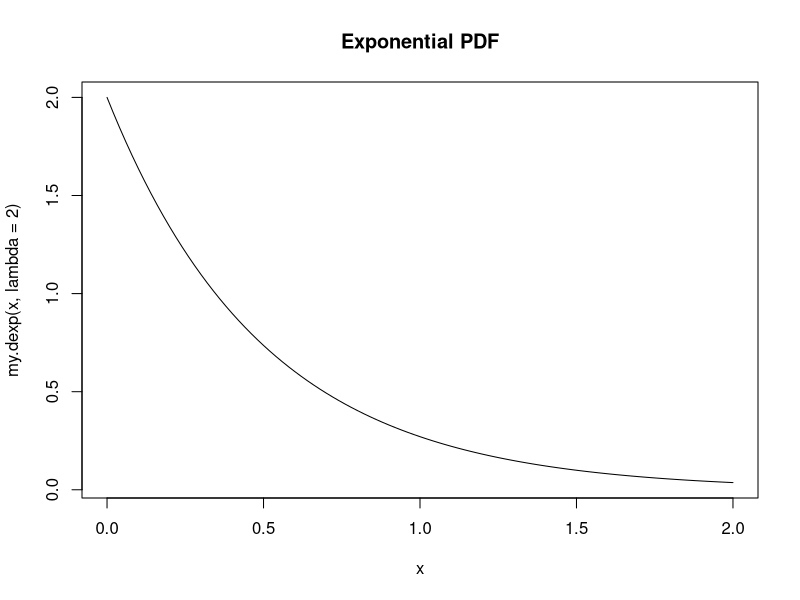
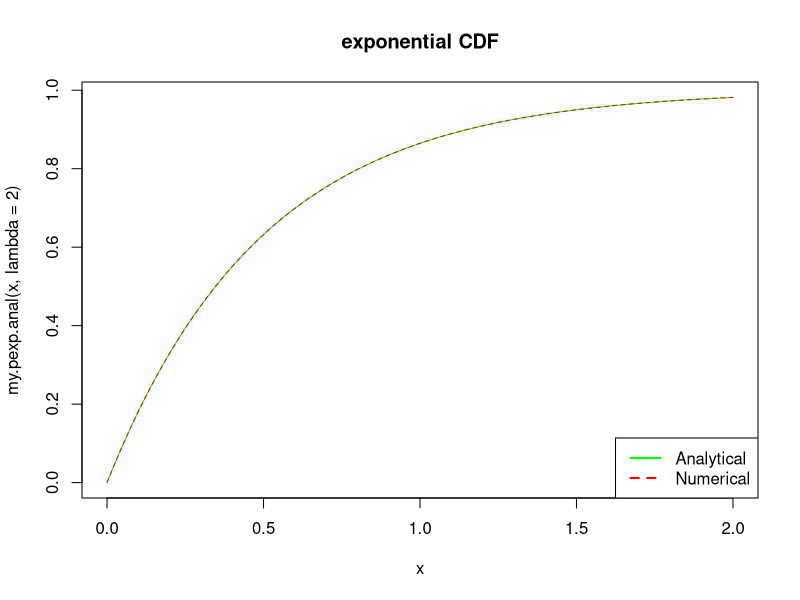
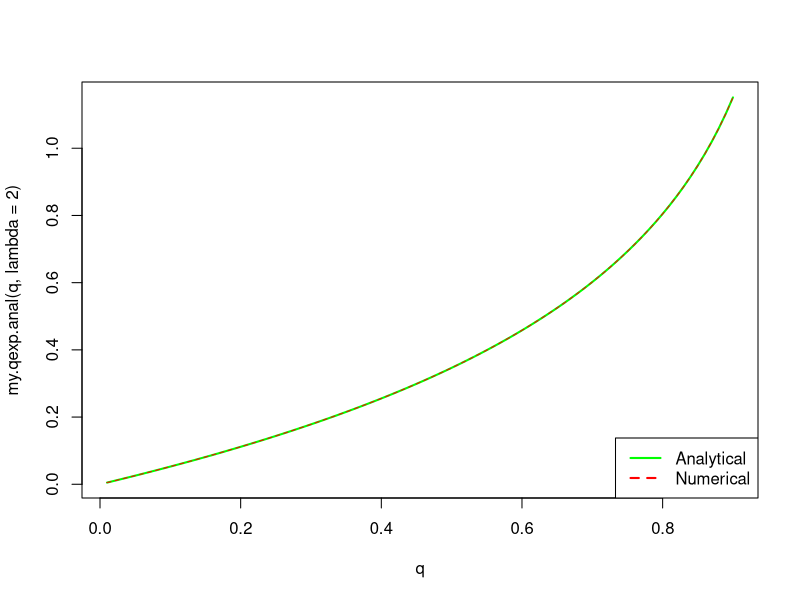
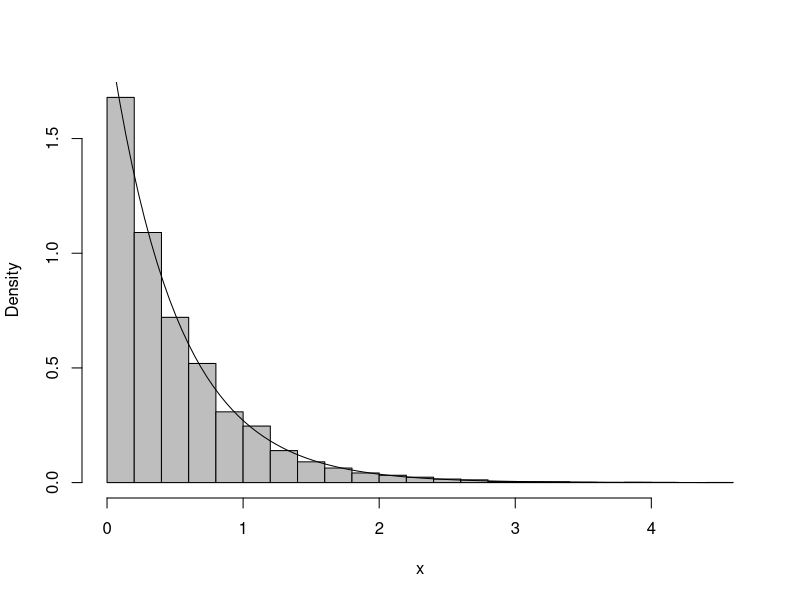
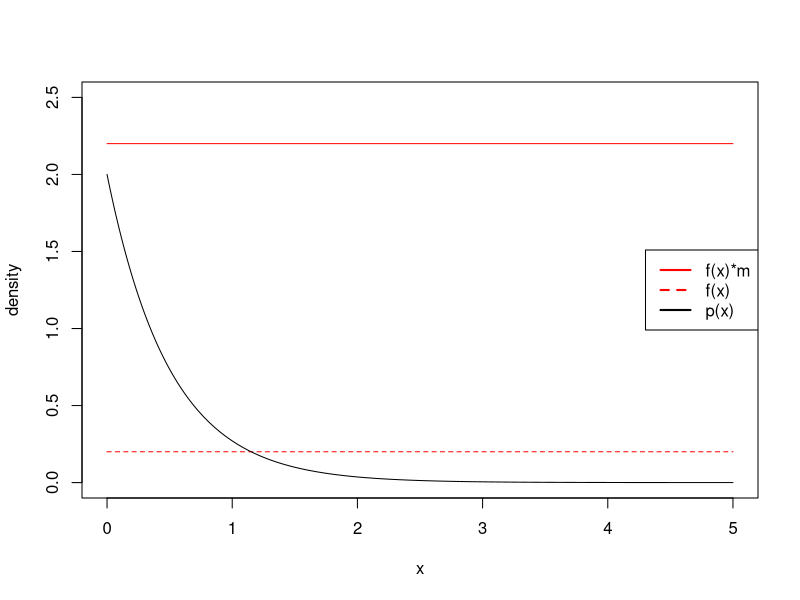
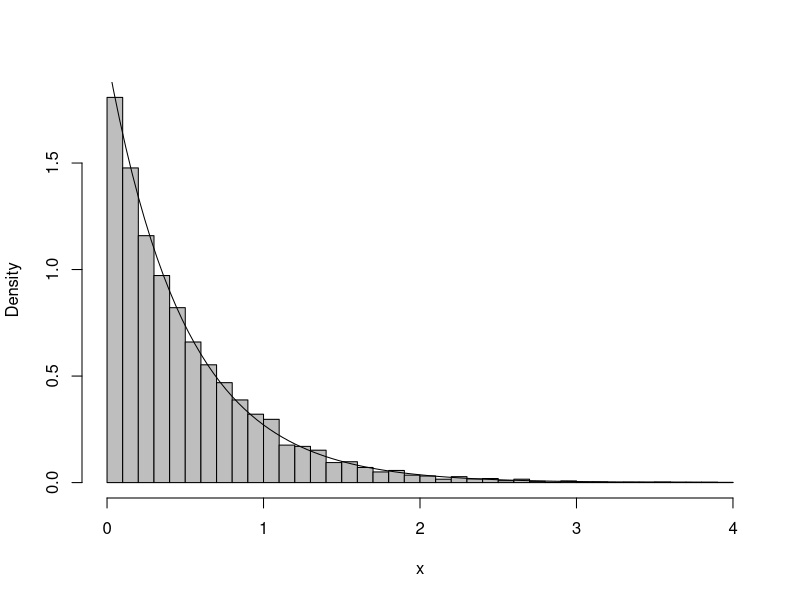

Recreate these plots in R, in order.
## ---- chunk 1
  my.dexp <- function(x, lambda) lambda*exp(-lambda*x)
  my.dexp(x=0:5, lambda=2)
## ---- chunk 2
  dexp(x=0:5, rate=2)
## ---- chunk 3
  curve(my.dexp(x, lambda=2), from=0, to=2, main="Exponential PDF")
## ---- chunk 4
  my.pexp.anal <- function(x, lambda) 1- exp(-lambda*x)
  my.pexp.anal(x=0:5, lambda=2)
## ---- chunk 5
  my.pexp.numerical <- function(x, lambda)
  {
    # this my.int function allows my CDF to run over vectors
    my.int <- function(x, lambda) integrate(my.dexp, lambda=lambda, lower=0, upper=x)$value
    # apply the my.int to each element of x
    sapply(x, FUN=my.int, lambda)
  }
  my.pexp.numerical(x=0:5, lambda=2)
## ---- chunk 6
  curve(my.pexp.anal(x, lambda=2), from=0, to=2, 
        col="green", main="exponential CDF")
  curve(my.pexp.numerical(x, lambda=2), from=0, to=2, 
        lty=2, col="red", add=TRUE)
  legend("bottomright", lty=c(1,2), 
         legend=c("Analytical", "Numerical"),        
         col=c("green", "red"), lwd=2)
## ---- chunk 7
  my.qexp.anal <- function(q, lambda) (-log(1-q))/lambda 
  my.qexp.anal(0.9, 2)
## ---- chunk 8
  my.qexp.numerical <- function(q, lambda)
  { 
    # function to be solved for 0
    f <- function(P, fixed)
    {
      lambda <- fixed$lambda
      q <- fixed$q
      # this is the criterion to be minimized by uniroot():
      criterion <- q - my.pexp.numerical(P, lambda)
      return(criterion)
    }
    
    # for each element of vector P (the quantiles)
    P <- numeric(length(q))
    for(i in 1:length(q))
    {
      # parameters that stay fixed
      fixed <- list(lambda=lambda, q=q[i])
      # solving the f for 0 numerically by uniroot():
      root.p <- uniroot(f, 
                        lower=0, 
                        upper=100, # may require adjustment
                        fixed=fixed)
      P[i] <-root.p$root
    }
    return(P)
  }

my.qexp.numerical(0.9, 2)
## ---- chunk 9
  q <- seq(0.01, 0.9, by=0.01)
  plot(q, my.qexp.anal(q, lambda=2), type="l", col="green", lwd=2)
  lines(q, my.qexp.numerical(q, lambda=2), col="red", lty=2)
  legend("bottomright", lty=c(1,2), 
         legend=c("Analytical", "Numerical"),        
         col=c("green", "red"), lwd=2)
## ---- chunk 10
  my.rexp.inverse <- function(N, lambda)
  {
    U <- runif(N, min=0, max=1)
    rnd.draws <- my.qexp.anal(U, lambda)
    return(rnd.draws)
  }
  my.rexp.inverse(10, 2)
## ---- chunk 11
  hist(my.rexp.inverse(10000,2), freq=FALSE, breaks=20,
       xlab="x", main=NULL, col="grey")
  #hist(rexp(10000, rate=2), freq=FALSE, breaks=20)
  curve(dexp(x, rate=2), add=TRUE)
## ---- chunk 12
  x <- seq(0, 5, by=0.01)
  # my exponential PDF:
  p <- dexp(x, rate=2)
  # my PROPOSAL distribution:
  f <- dunif(x, min=0, max=5) # my proposal is uniform and hence
                              # I need to choose an arbitrary upper bound 5
  # the CONSTANT m
  m <- 11
  fm <- f*m

  plot(c(0,5), c(0,2.5), type="n", xlab="x", ylab="density")
  lines(x, fm, type="l", col="red")
  lines(x, f, col="red", lty=2)
  lines(x, p)

  legend("right", lty=c(1,2,1), 
         legend=c("f(x)*m", "f(x)", "p(x)"), 
         col=c("red", "red", "black"), lwd=2)
## ---- chunk 13
  my.rexp.reject <- function(N, lambda, max)
  {
    samples <- numeric(N)
    m <- 12
    fxm <- dunif(0, 0, max)*m
    for (i in 1:N) 
    {
      repeat
      {
      # 1. sample from the propsal distribution:
        rx <- runif(1, 0, max)
      # 2. sample a point along a vertical line 
      #    at the rx point from Uniform(0, f(x)*m):
        rv <- runif(1, 0, fxm)
      # 3. evaluate the density of p(x) at rx
        dx <- dexp(rx, lambda)
      # 4. compare and accept if appropriate
        if (rv <= dx) 
        {
          samples[i] <- rx
          break        
        }
      }
    }
    return(samples)
  }
## ---- chunk 14
  x <- my.rexp.reject(N=10000, lambda=2, max=4)
  hist(x, freq=FALSE, breaks=30, col="gray", main=NULL)
  curve(dexp(x, 2), add=T)
